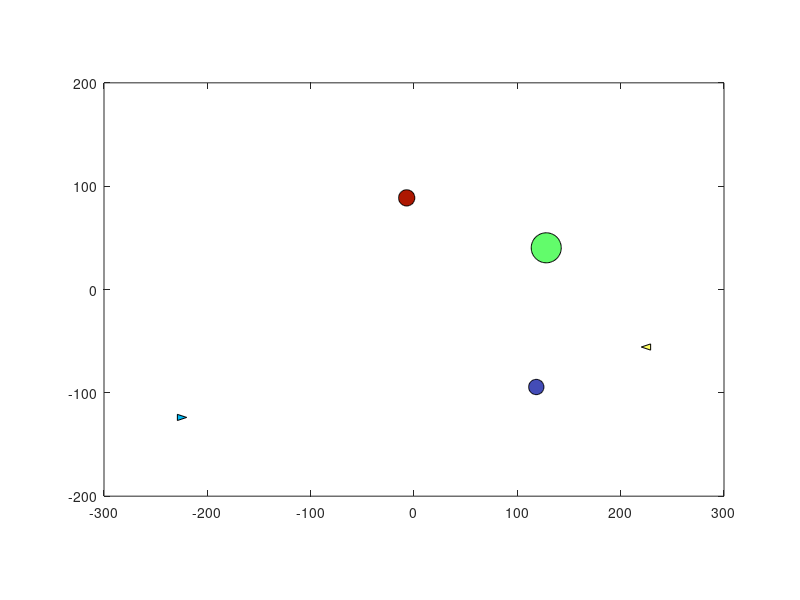

This chart was generated by the following MATLAB code:
function app = randomMission(app)

if (nargin == 0)  % no inputs, if used outside of App Designer
    app.UIAxes = gca;  % must define UIAxes and
    app.hq = [];       % initialize quiver handle
end
ax = app.UIAxes;  % get axes
cla(ax)           % clear axes

%% Plot Spaceships
app.xs = [-225  225];         % ship x-positions
app.ys = 300*rand(1,2) - 150; % ship y-positions
app.Rs = [   5    5];         % ship sizes
cs = [0 .73 .96; 1 1 .4];     % ship colors

xt = [-5 4 4 -5]/5;          % triangle x-points
yt = [ 0 3 -3 0]/5;          % triangle y-points

fill(ax,app.xs(1)-app.Rs(1)*xt, ...
        app.ys(1)+app.Rs(1)*yt,cs(1,:))
hold(ax,"on")
fill(ax,app.xs(2)+app.Rs(2)*xt, ...
        app.ys(2)+app.Rs(2)*yt,cs(2,:))

%% Plot Gravitational Bodies
nb = randi(5);                  % number of bodies
app.xb = 300*rand(1,nb) - 150;  % body x-positions
app.yb = 200*rand(1,nb) - 100;  % body y-positions
app.Rb = 5 + 10*rand(1,nb);     % body sizes, range: [5 15]
cmap = turbo;                   % color map
idx = randi(size(cmap,1),nb,1); % random indices into color map
cb = cmap(idx,:);               % body colors, or lines(nb)

ang = 0:5:360;                  % angle, degrees 
xc = cosd(ang);                 % circle x-points
yc = sind(ang);                 % circle y-points

for k = 1:nb
   fill(ax,app.xb(k)+app.Rb(k)*xc, ...
           app.yb(k)+app.Rb(k)*yc,cb(k,:))
end
axis(ax,"equal")
xlim(ax,[-300 300])
ylim(ax,[-200 200])

% Customize figure axes (in App Desinger)
% set(ax,"Color",[0 0 0])
% set(ax,"GridColor",[1 1 1])
% set(ax,"XTickLabel",[],"YTickLabel",[])
% set(ax,"XTick",-300:50:300,"YTick",-200:50:200)

end % function

% Copyright 2022 The MathWorks, Inc.